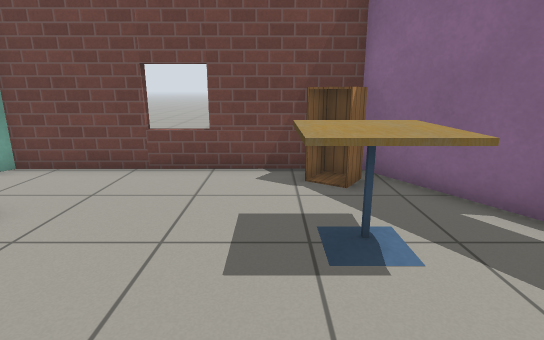
View 1 (above)

19 first-person views from a walk through a robot-simulator world made for Gazebo. The camera is 1 m above the floor, tilts 14° down and sees 80° across. The lines on the ground mark 1 m squares. The floor is counted in squares, 0.5 m on a side. Each view is taken from the middle of a square. On the plan, view 1 faces up. The plan holds only what a view shows up to about 18 squares ahead; the rest is blank. Gazebo's built-in surfaces are drawn with simple patterns. Some stock models are drawn as simple stand-ins. Some surface patterns are stand-ins.

View 2
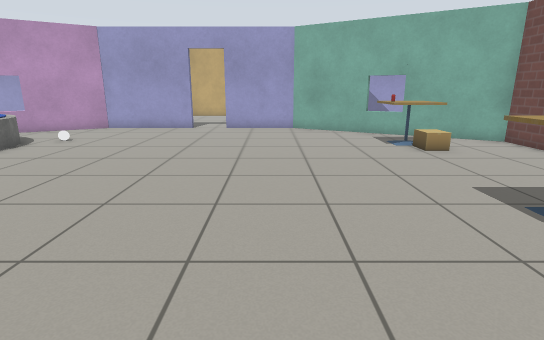

View 3
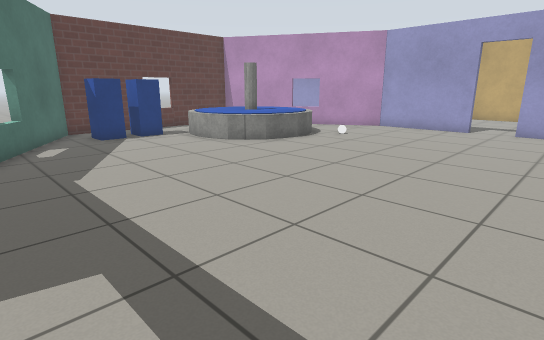

View 4
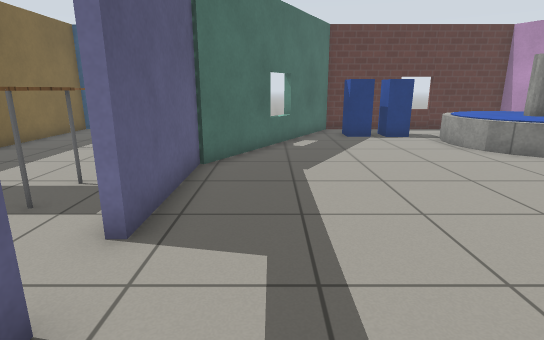

View 5
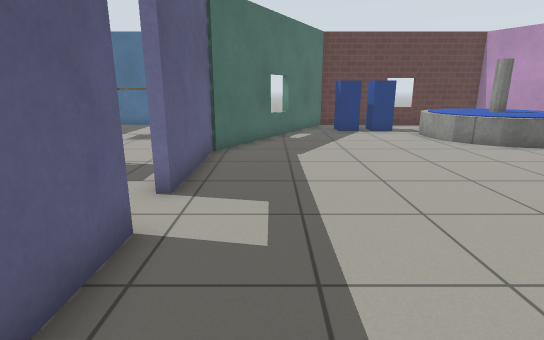

View 6
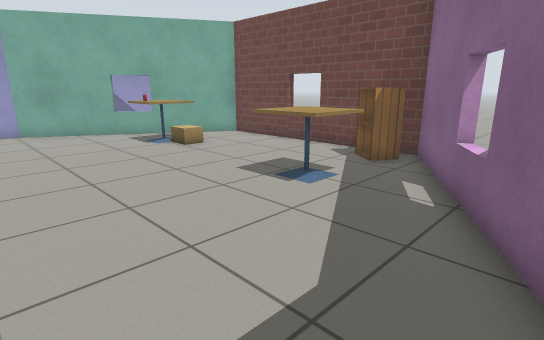

View 7
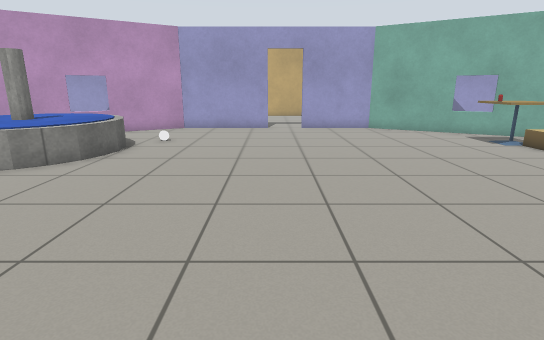

View 8
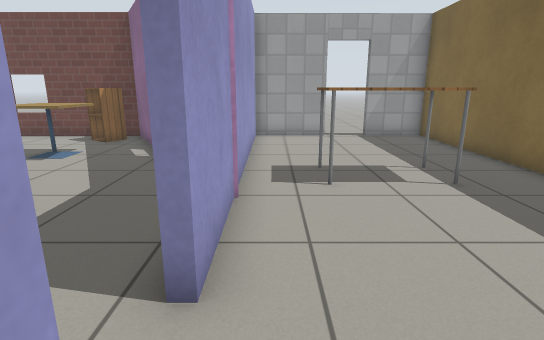

View 9
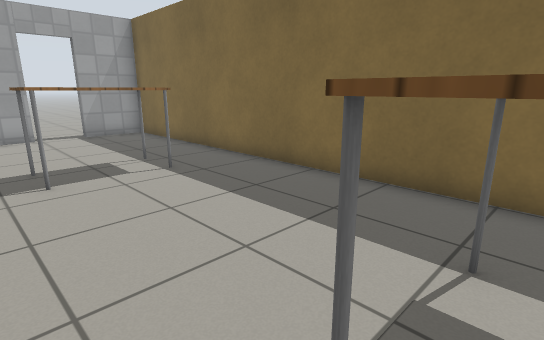

View 10
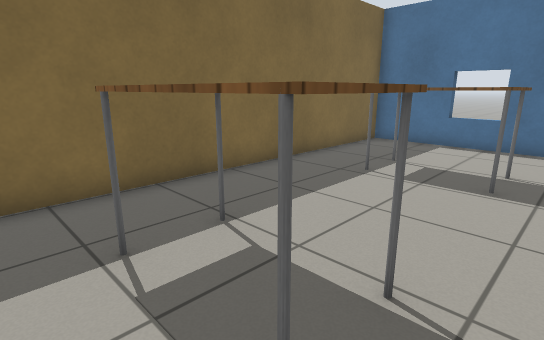

View 11
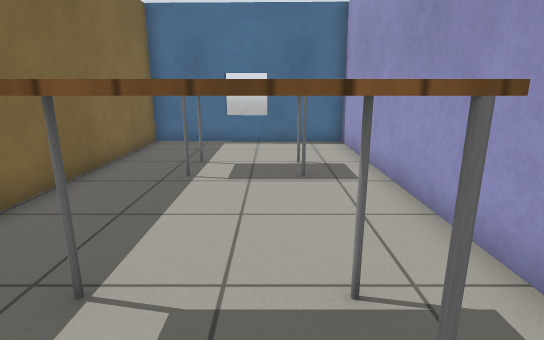

View 12
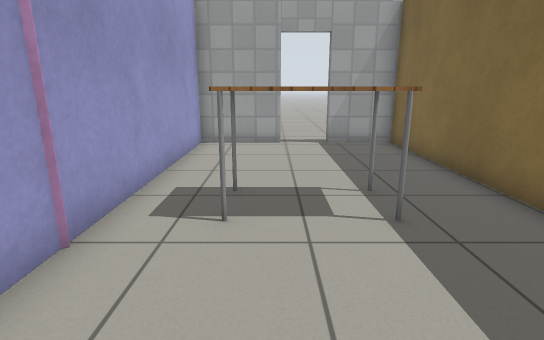

View 13
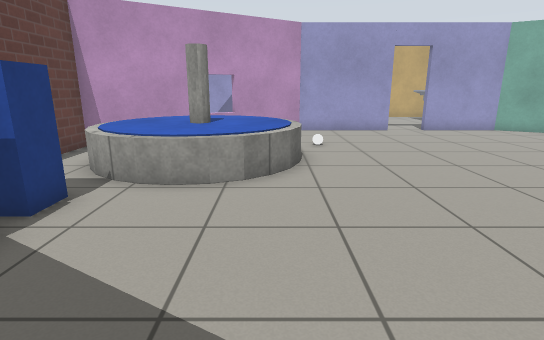

View 14
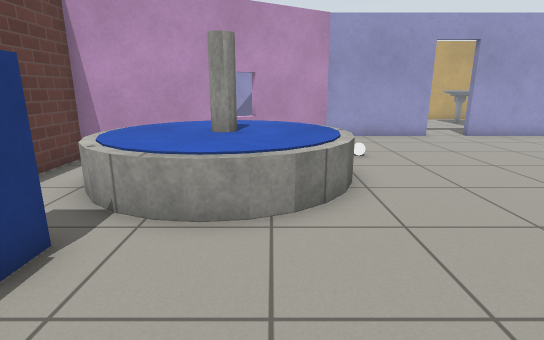

View 15
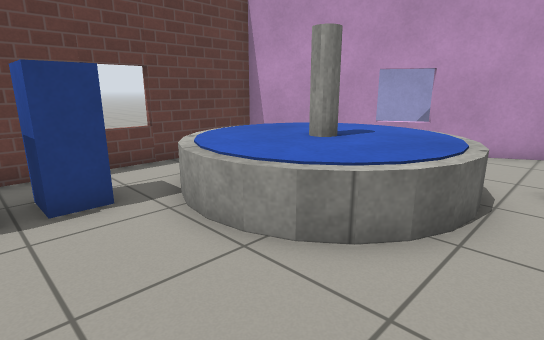

View 16
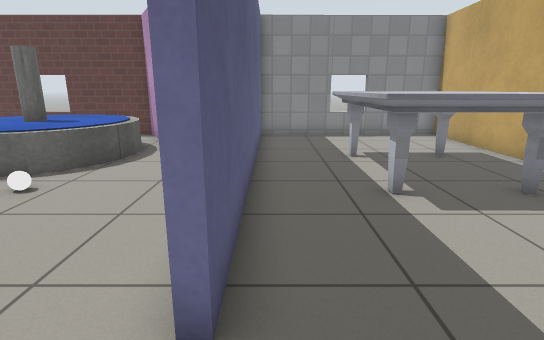

View 17
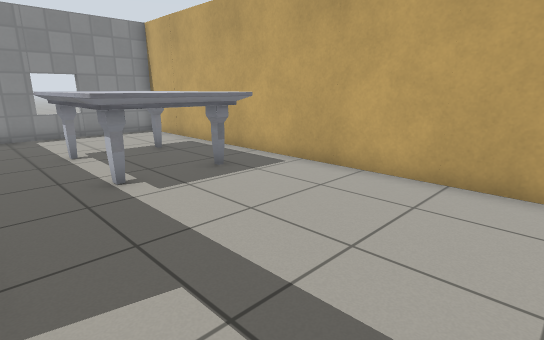

View 18
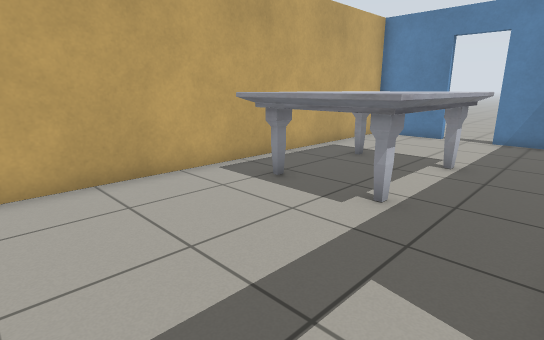

View 19
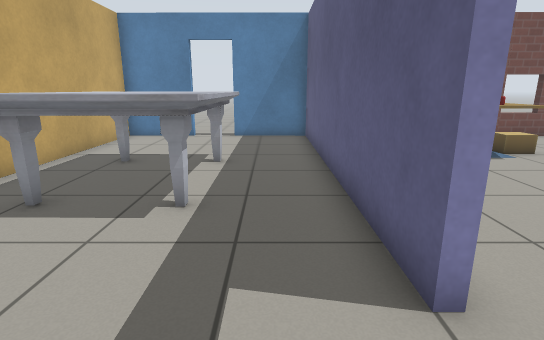

### Floor plan
Ten units are one square. View 1 is at (0, 0); x grows to the right and y downward. Boxes are objects, and circles mark ways between rooms. Rooms are numbered by the first view taken in them; rooms with no view inside come last. Other rooms are left out.
<svg viewBox="-198 -90 349 272">
<path fill="none" stroke="#000" d="M70 34 70 9M-112 52 -112 96 -66 177 22 177 69 96M59 -18 22 -82 -66 -81 -112 -1 -112 34M70 98 70 52M73 79 73 177 146 177 146 -82 120 -82M104 -82 73 -82 73 34M-115 34 -115 -83 -148 -83M-164 -83 -193 -83 -193 177 -115 177 -115 52"/>
<rect x="-85" y="95" width="70" height="70" fill="#bbb"><title>fountain</title></rect>
<rect x="-75" y="85" width="10" height="10" fill="#bbb"><title>white ball</title></rect>
<rect x="-75" y="-55" width="20" height="30" fill="#bbb"><title>cafe table</title></rect>
<rect x="-65" y="-45" width="10" height="10" fill="#bbb"><title>other object</title></rect>
<rect x="-55" y="-55" width="10" height="20" fill="#bbb"><title>cardboard box</title></rect>
<rect x="-15" y="145" width="20" height="20" fill="#bbb"><title>postbox</title></rect>
<rect x="5" y="145" width="20" height="20" fill="#bbb"><title>postbox</title></rect>
<rect x="5" y="-55" width="20" height="30" fill="#bbb"><title>cafe table</title></rect>
<rect x="5" y="-75" width="20" height="10" fill="#bbb"><title>cabinet</title></rect>
<rect x="85" y="125" width="40" height="20" fill="#bbb"><title>table</title></rect>
<rect x="85" y="55" width="40" height="30" fill="#bbb"><title>table</title></rect>
<rect x="85" y="-25" width="40" height="20" fill="#bbb"><title>table</title></rect>
<rect x="115" y="75" width="10" height="10" fill="#bbb"><title>table</title></rect>
<rect x="-185" y="-45" width="50" height="60" fill="#bbb"><title>marble table</title></rect>
<rect x="-175" y="85" width="40" height="50" fill="#bbb"><title>marble table</title></rect>
<rect x="-175" y="-45" width="10" height="20" fill="#bbb"><title>marble table</title></rect>
<circle cx="70" cy="45" r="3" fill="#2a7"/>
<circle cx="-110" cy="45" r="3" fill="#2a7"/>
<text x="-20" y="40">1</text>
<text x="110" y="50">2</text>
<text x="-150" y="50">3</text>
</svg>
Room 1 opens to room 2. Room 1 opens to room 3.

Where each view was taken, in squares from view 1:
view 1: 0 up, 0 right, facing up
view 2: 1 down, 6 right, facing left
view 3: 1 down, 6 right, facing down-left
view 4: 1 down, 5 right, facing down
view 5: 1 up, 5 right, facing down
view 6: 2 down, 6 right, facing up-left
view 7: 5 down, 6 right, facing left
view 8: 6 down, 8 right, facing up
view 9: 7 down, 8 right, facing up-right
view 10: 5 down, 8 right, facing down-right
view 11: 5 down, 10 right, facing down
view 12: 4 down, 10 right, facing up
view 13: 11 down, 5 right, facing left
view 14: 12 down, 3 right, facing left
view 15: 9 down, 1 right, facing down-left
view 16: 3 down, 12 left, facing down
view 17: 2 down, 12 left, facing down-left
view 18: 6 down, 12 left, facing up-left
view 19: 6 down, 13 left, facing up
